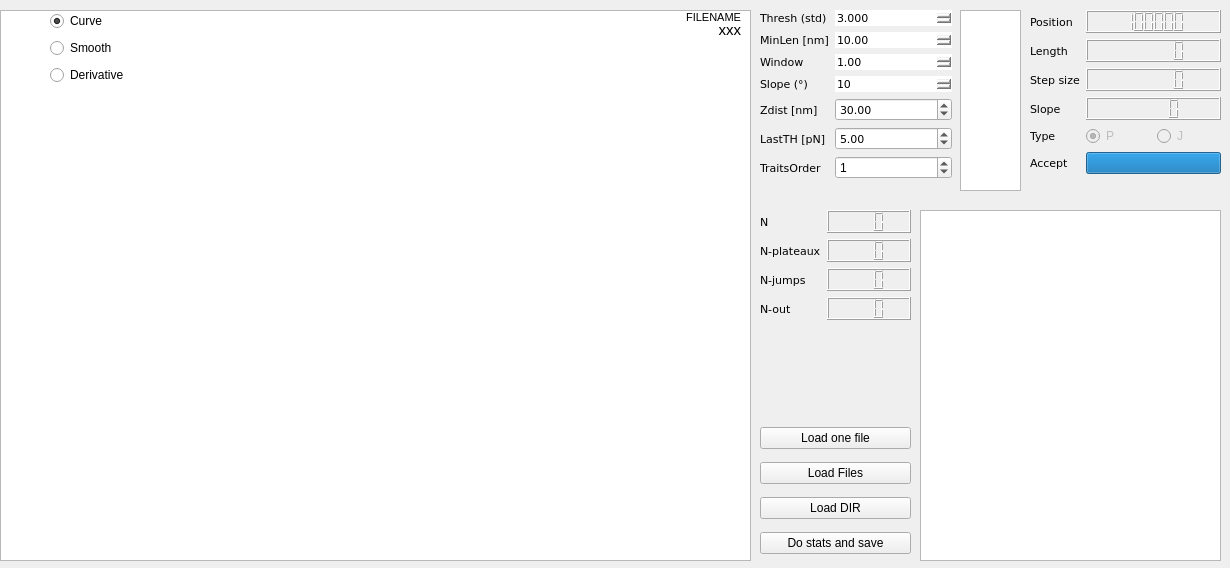
<?xml version="1.0" encoding="UTF-8"?>
<ui version="4.0">
 <class>facewindow</class>
 <widget class="QMainWindow" name="facewindow">
  <property name="geometry">
   <rect>
    <x>0</x>
    <y>0</y>
    <width>1230</width>
    <height>568</height>
   </rect>
  </property>
  <property name="windowTitle">
   <string>MainWindow</string>
  </property>
  <property name="windowIcon">
   <iconset>
    <normaloff>../../../../git/SiMPlE/smfsmanager/D_mica.png</normaloff>../../../../git/SiMPlE/smfsmanager/D_mica.png</iconset>
  </property>
  <widget class="QWidget" name="centralwidget">
   <widget class="PlotWidget" name="grafo">
    <property name="geometry">
     <rect>
      <x>0</x>
      <y>10</y>
      <width>751</width>
      <height>551</height>
     </rect>
    </property>
    <property name="toolTip">
     <string/>
    </property>
    <property name="statusTip">
     <string/>
    </property>
    <property name="whatsThis">
     <string/>
    </property>
   </widget>
   <widget class="QLabel" name="labFilename">
    <property name="geometry">
     <rect>
      <x>480</x>
      <y>10</y>
      <width>261</width>
      <height>16</height>
     </rect>
    </property>
    <property name="text">
     <string>&lt;!DOCTYPE HTML PUBLIC &quot;-//W3C//DTD HTML 4.0//EN&quot; &quot;http://www.w3.org/TR/REC-html40/strict.dtd&quot;&gt;
&lt;html&gt;&lt;head&gt;&lt;meta name=&quot;qrichtext&quot; content=&quot;1&quot; /&gt;&lt;style type=&quot;text/css&quot;&gt;
p, li { white-space: pre-wrap; }
&lt;/style&gt;&lt;/head&gt;&lt;body style=&quot; font-family:'Ubuntu'; font-size:11pt; font-weight:400; font-style:normal;&quot;&gt;
&lt;p style=&quot; margin-top:0px; margin-bottom:0px; margin-left:0px; margin-right:0px; -qt-block-indent:0; text-indent:0px;&quot;&gt;&lt;span style=&quot; font-size:8pt;&quot;&gt;FILENAME&lt;/span&gt;&lt;/p&gt;&lt;/body&gt;&lt;/html&gt;</string>
    </property>
    <property name="alignment">
     <set>Qt::AlignRight|Qt::AlignTrailing|Qt::AlignVCenter</set>
    </property>
   </widget>
   <widget class="QLabel" name="labDetails">
    <property name="geometry">
     <rect>
      <x>0</x>
      <y>20</y>
      <width>741</width>
      <height>20</height>
     </rect>
    </property>
    <property name="text">
     <string>&lt;!DOCTYPE HTML PUBLIC &quot;-//W3C//DTD HTML 4.0//EN&quot; &quot;http://www.w3.org/TR/REC-html40/strict.dtd&quot;&gt;
&lt;html&gt;&lt;head&gt;&lt;meta name=&quot;qrichtext&quot; content=&quot;1&quot; /&gt;&lt;style type=&quot;text/css&quot;&gt;
p, li { white-space: pre-wrap; }
&lt;/style&gt;&lt;/head&gt;&lt;body style=&quot; font-family:'Ubuntu'; font-size:11pt; font-weight:400; font-style:normal;&quot;&gt;
&lt;p style=&quot; margin-top:0px; margin-bottom:0px; margin-left:0px; margin-right:0px; -qt-block-indent:0; text-indent:0px;&quot;&gt;xxx&lt;/p&gt;&lt;/body&gt;&lt;/html&gt;</string>
    </property>
    <property name="alignment">
     <set>Qt::AlignRight|Qt::AlignTrailing|Qt::AlignVCenter</set>
    </property>
   </widget>
   <widget class="QWidget" name="formLayoutWidget">
    <property name="geometry">
     <rect>
      <x>760</x>
      <y>10</y>
      <width>192</width>
      <height>191</height>
     </rect>
    </property>
    <layout class="QFormLayout" name="formLayout">
     <property name="fieldGrowthPolicy">
      <enum>QFormLayout::AllNonFixedFieldsGrow</enum>
     </property>
     <item row="0" column="0">
      <widget class="QLabel" name="label">
       <property name="font">
        <font>
         <family>Verdana</family>
         <pointsize>8</pointsize>
        </font>
       </property>
       <property name="styleSheet">
        <string notr="true">border: none;</string>
       </property>
       <property name="text">
        <string>Thresh (std)</string>
       </property>
       <property name="textFormat">
        <enum>Qt::AutoText</enum>
       </property>
      </widget>
     </item>
     <item row="0" column="1">
      <widget class="QDoubleSpinBox" name="s_mth">
       <property name="font">
        <font>
         <family>Verdana</family>
         <pointsize>8</pointsize>
        </font>
       </property>
       <property name="styleSheet">
        <string notr="true">border: none;</string>
       </property>
       <property name="decimals">
        <number>3</number>
       </property>
       <property name="maximum">
        <double>1000.000000000000000</double>
       </property>
       <property name="singleStep">
        <double>0.100000000000000</double>
       </property>
       <property name="value">
        <double>3.000000000000000</double>
       </property>
      </widget>
     </item>
     <item row="1" column="0">
      <widget class="QLabel" name="label_2">
       <property name="font">
        <font>
         <family>Verdana</family>
         <pointsize>8</pointsize>
        </font>
       </property>
       <property name="styleSheet">
        <string notr="true">border: none;</string>
       </property>
       <property name="text">
        <string>MinLen [nm]</string>
       </property>
       <property name="textFormat">
        <enum>Qt::AutoText</enum>
       </property>
      </widget>
     </item>
     <item row="1" column="1">
      <widget class="QDoubleSpinBox" name="s_vth">
       <property name="font">
        <font>
         <family>Verdana</family>
         <pointsize>8</pointsize>
        </font>
       </property>
       <property name="styleSheet">
        <string notr="true">border: none;</string>
       </property>
       <property name="maximum">
        <double>9999.000000000000000</double>
       </property>
       <property name="singleStep">
        <double>0.100000000000000</double>
       </property>
       <property name="value">
        <double>10.000000000000000</double>
       </property>
      </widget>
     </item>
     <item row="2" column="0">
      <widget class="QLabel" name="label_3">
       <property name="font">
        <font>
         <family>Verdana</family>
         <pointsize>8</pointsize>
        </font>
       </property>
       <property name="styleSheet">
        <string notr="true">border: none;</string>
       </property>
       <property name="text">
        <string>Window</string>
       </property>
       <property name="textFormat">
        <enum>Qt::AutoText</enum>
       </property>
      </widget>
     </item>
     <item row="2" column="1">
      <widget class="QDoubleSpinBox" name="sg_fw">
       <property name="font">
        <font>
         <family>Verdana</family>
         <pointsize>8</pointsize>
        </font>
       </property>
       <property name="styleSheet">
        <string notr="true">border: none;</string>
       </property>
       <property name="minimum">
        <double>0.010000000000000</double>
       </property>
       <property name="maximum">
        <double>99.989999999999995</double>
       </property>
       <property name="singleStep">
        <double>0.100000000000000</double>
       </property>
       <property name="value">
        <double>1.000000000000000</double>
       </property>
      </widget>
     </item>
     <item row="3" column="0">
      <widget class="QLabel" name="label_4">
       <property name="font">
        <font>
         <family>Verdana</family>
         <pointsize>8</pointsize>
        </font>
       </property>
       <property name="styleSheet">
        <string notr="true">border: none;</string>
       </property>
       <property name="text">
        <string>Slope (°)</string>
       </property>
       <property name="textFormat">
        <enum>Qt::AutoText</enum>
       </property>
      </widget>
     </item>
     <item row="3" column="1">
      <widget class="QSpinBox" name="sg_mm">
       <property name="font">
        <font>
         <family>Verdana</family>
         <pointsize>8</pointsize>
        </font>
       </property>
       <property name="styleSheet">
        <string notr="true">border: none;</string>
       </property>
       <property name="minimum">
        <number>0</number>
       </property>
       <property name="maximum">
        <number>90</number>
       </property>
       <property name="value">
        <number>10</number>
       </property>
      </widget>
     </item>
     <item row="4" column="0">
      <widget class="QLabel" name="label_5">
       <property name="font">
        <font>
         <family>Verdana</family>
         <pointsize>8</pointsize>
         <kerning>true</kerning>
        </font>
       </property>
       <property name="styleSheet">
        <string notr="true">border: none;</string>
       </property>
       <property name="frameShape">
        <enum>QFrame::NoFrame</enum>
       </property>
       <property name="lineWidth">
        <number>1</number>
       </property>
       <property name="text">
        <string>Zdist [nm]</string>
       </property>
       <property name="textFormat">
        <enum>Qt::AutoText</enum>
       </property>
      </widget>
     </item>
     <item row="4" column="1">
      <widget class="QDoubleSpinBox" name="plath">
       <property name="font">
        <font>
         <family>Verdana</family>
         <pointsize>8</pointsize>
        </font>
       </property>
       <property name="minimum">
        <double>-100000.000000000000000</double>
       </property>
       <property name="maximum">
        <double>100000.000000000000000</double>
       </property>
       <property name="value">
        <double>30.000000000000000</double>
       </property>
      </widget>
     </item>
     <item row="5" column="0">
      <widget class="QLabel" name="label_6">
       <property name="font">
        <font>
         <family>Verdana</family>
         <pointsize>8</pointsize>
        </font>
       </property>
       <property name="styleSheet">
        <string notr="true">border: none;</string>
       </property>
       <property name="lineWidth">
        <number>1</number>
       </property>
       <property name="text">
        <string>LastTH [pN]</string>
       </property>
       <property name="textFormat">
        <enum>Qt::AutoText</enum>
       </property>
      </widget>
     </item>
     <item row="5" column="1">
      <widget class="QDoubleSpinBox" name="lasth">
       <property name="font">
        <font>
         <family>Verdana</family>
         <pointsize>8</pointsize>
        </font>
       </property>
       <property name="maximum">
        <double>1000.000000000000000</double>
       </property>
       <property name="value">
        <double>5.000000000000000</double>
       </property>
      </widget>
     </item>
     <item row="6" column="0">
      <widget class="QLabel" name="label_7">
       <property name="font">
        <font>
         <family>Verdana</family>
         <pointsize>8</pointsize>
        </font>
       </property>
       <property name="styleSheet">
        <string notr="true">border: none;</string>
       </property>
       <property name="lineWidth">
        <number>1</number>
       </property>
       <property name="text">
        <string>TraitsOrder</string>
       </property>
       <property name="textFormat">
        <enum>Qt::AutoText</enum>
       </property>
      </widget>
     </item>
     <item row="6" column="1">
      <widget class="QSpinBox" name="derorder">
       <property name="maximum">
        <number>10</number>
       </property>
       <property name="value">
        <number>1</number>
       </property>
      </widget>
     </item>
    </layout>
   </widget>
   <widget class="QWidget" name="layoutWidget">
    <property name="geometry">
     <rect>
      <x>50</x>
      <y>10</y>
      <width>102</width>
      <height>76</height>
     </rect>
    </property>
    <layout class="QVBoxLayout" name="verticalLayout_2">
     <item>
      <widget class="QRadioButton" name="radio_view">
       <property name="text">
        <string>Curve</string>
       </property>
       <property name="checked">
        <bool>true</bool>
       </property>
      </widget>
     </item>
     <item>
      <widget class="QRadioButton" name="radio_smooth">
       <property name="text">
        <string>Smooth</string>
       </property>
      </widget>
     </item>
     <item>
      <widget class="QRadioButton" name="radio_deriv">
       <property name="text">
        <string>Derivative</string>
       </property>
      </widget>
     </item>
    </layout>
   </widget>
   <widget class="QWidget" name="formLayoutWidget_2">
    <property name="geometry">
     <rect>
      <x>760</x>
      <y>210</y>
      <width>151</width>
      <height>115</height>
     </rect>
    </property>
    <layout class="QFormLayout" name="formLayout_2">
     <property name="fieldGrowthPolicy">
      <enum>QFormLayout::AllNonFixedFieldsGrow</enum>
     </property>
     <item row="0" column="0">
      <widget class="QLabel" name="label_8">
       <property name="font">
        <font>
         <family>Verdana</family>
         <pointsize>8</pointsize>
        </font>
       </property>
       <property name="styleSheet">
        <string notr="true">border: none;</string>
       </property>
       <property name="text">
        <string>N</string>
       </property>
       <property name="textFormat">
        <enum>Qt::AutoText</enum>
       </property>
      </widget>
     </item>
     <item row="0" column="1">
      <widget class="QLCDNumber" name="lcd_N">
       <property name="numDigits">
        <number>3</number>
       </property>
      </widget>
     </item>
     <item row="1" column="0">
      <widget class="QLabel" name="label_9">
       <property name="font">
        <font>
         <family>Verdana</family>
         <pointsize>8</pointsize>
        </font>
       </property>
       <property name="styleSheet">
        <string notr="true">border: none;</string>
       </property>
       <property name="text">
        <string>N-plateaux</string>
       </property>
       <property name="textFormat">
        <enum>Qt::AutoText</enum>
       </property>
      </widget>
     </item>
     <item row="1" column="1">
      <widget class="QLCDNumber" name="lcd_Np">
       <property name="numDigits">
        <number>3</number>
       </property>
      </widget>
     </item>
     <item row="2" column="0">
      <widget class="QLabel" name="label_10">
       <property name="font">
        <font>
         <family>Verdana</family>
         <pointsize>8</pointsize>
        </font>
       </property>
       <property name="styleSheet">
        <string notr="true">border: none;</string>
       </property>
       <property name="text">
        <string>N-jumps</string>
       </property>
       <property name="textFormat">
        <enum>Qt::AutoText</enum>
       </property>
      </widget>
     </item>
     <item row="2" column="1">
      <widget class="QLCDNumber" name="lcd_Nj">
       <property name="numDigits">
        <number>3</number>
       </property>
      </widget>
     </item>
     <item row="3" column="0">
      <widget class="QLabel" name="label_11">
       <property name="font">
        <font>
         <family>Verdana</family>
         <pointsize>8</pointsize>
        </font>
       </property>
       <property name="styleSheet">
        <string notr="true">border: none;</string>
       </property>
       <property name="text">
        <string>N-out</string>
       </property>
       <property name="textFormat">
        <enum>Qt::AutoText</enum>
       </property>
      </widget>
     </item>
     <item row="3" column="1">
      <widget class="QLCDNumber" name="lcd_Nblue">
       <property name="numDigits">
        <number>3</number>
       </property>
      </widget>
     </item>
    </layout>
   </widget>
   <widget class="QListWidget" name="pjlist">
    <property name="geometry">
     <rect>
      <x>960</x>
      <y>10</y>
      <width>61</width>
      <height>181</height>
     </rect>
    </property>
    <property name="font">
     <font>
      <family>Verdana</family>
      <pointsize>8</pointsize>
     </font>
    </property>
    <property name="styleSheet">
     <string notr="true"/>
    </property>
   </widget>
   <widget class="QWidget" name="formLayoutWidget_3">
    <property name="geometry">
     <rect>
      <x>1030</x>
      <y>10</y>
      <width>191</width>
      <height>181</height>
     </rect>
    </property>
    <layout class="QFormLayout" name="formLayout_3">
     <property name="fieldGrowthPolicy">
      <enum>QFormLayout::AllNonFixedFieldsGrow</enum>
     </property>
     <item row="0" column="0">
      <widget class="QLabel" name="sslabel">
       <property name="font">
        <font>
         <family>Verdana</family>
         <pointsize>8</pointsize>
        </font>
       </property>
       <property name="styleSheet">
        <string notr="true">border: none;</string>
       </property>
       <property name="text">
        <string>Position</string>
       </property>
       <property name="textFormat">
        <enum>Qt::AutoText</enum>
       </property>
      </widget>
     </item>
     <item row="0" column="1">
      <widget class="QLCDNumber" name="lcd_Tposition">
       <property name="numDigits">
        <number>6</number>
       </property>
       <property name="value" stdset="0">
        <double>100000.000000000000000</double>
       </property>
      </widget>
     </item>
     <item row="1" column="0">
      <widget class="QLabel" name="label_14">
       <property name="font">
        <font>
         <family>Verdana</family>
         <pointsize>8</pointsize>
        </font>
       </property>
       <property name="styleSheet">
        <string notr="true">border: none;</string>
       </property>
       <property name="text">
        <string>Length</string>
       </property>
       <property name="textFormat">
        <enum>Qt::AutoText</enum>
       </property>
      </widget>
     </item>
     <item row="1" column="1">
      <widget class="QLCDNumber" name="lcd_Tlength">
       <property name="numDigits">
        <number>6</number>
       </property>
      </widget>
     </item>
     <item row="2" column="0">
      <widget class="QLabel" name="label_15">
       <property name="font">
        <font>
         <family>Verdana</family>
         <pointsize>8</pointsize>
        </font>
       </property>
       <property name="styleSheet">
        <string notr="true">border: none;</string>
       </property>
       <property name="text">
        <string>Step size</string>
       </property>
       <property name="textFormat">
        <enum>Qt::AutoText</enum>
       </property>
      </widget>
     </item>
     <item row="2" column="1">
      <widget class="QLCDNumber" name="lcd_Tstep">
       <property name="numDigits">
        <number>6</number>
       </property>
      </widget>
     </item>
     <item row="3" column="0">
      <widget class="QLabel" name="label_16">
       <property name="font">
        <font>
         <family>Verdana</family>
         <pointsize>8</pointsize>
        </font>
       </property>
       <property name="styleSheet">
        <string notr="true">border: none;</string>
       </property>
       <property name="text">
        <string>Slope</string>
       </property>
       <property name="textFormat">
        <enum>Qt::AutoText</enum>
       </property>
      </widget>
     </item>
     <item row="3" column="1">
      <widget class="QLCDNumber" name="lcd_Tslope">
       <property name="numDigits">
        <number>5</number>
       </property>
      </widget>
     </item>
     <item row="4" column="0">
      <widget class="QLabel" name="label_17">
       <property name="font">
        <font>
         <family>Verdana</family>
         <pointsize>8</pointsize>
        </font>
       </property>
       <property name="styleSheet">
        <string notr="true">border: none;</string>
       </property>
       <property name="text">
        <string>Type</string>
       </property>
       <property name="textFormat">
        <enum>Qt::AutoText</enum>
       </property>
      </widget>
     </item>
     <item row="4" column="1">
      <layout class="QHBoxLayout" name="horizontalLayout_2">
       <item>
        <widget class="QRadioButton" name="pj_p">
         <property name="enabled">
          <bool>false</bool>
         </property>
         <property name="text">
          <string>P</string>
         </property>
         <property name="checkable">
          <bool>true</bool>
         </property>
         <property name="checked">
          <bool>true</bool>
         </property>
        </widget>
       </item>
       <item>
        <widget class="QRadioButton" name="pj_j">
         <property name="enabled">
          <bool>false</bool>
         </property>
         <property name="text">
          <string>J</string>
         </property>
        </widget>
       </item>
      </layout>
     </item>
     <item row="5" column="0">
      <widget class="QLabel" name="sslabel_2">
       <property name="font">
        <font>
         <family>Verdana</family>
         <pointsize>8</pointsize>
        </font>
       </property>
       <property name="styleSheet">
        <string notr="true">border: none;</string>
       </property>
       <property name="text">
        <string>Accept</string>
       </property>
       <property name="textFormat">
        <enum>Qt::AutoText</enum>
       </property>
      </widget>
     </item>
     <item row="5" column="1">
      <widget class="QProgressBar" name="fil_io">
       <property name="maximum">
        <number>1</number>
       </property>
       <property name="value">
        <number>1</number>
       </property>
       <property name="textVisible">
        <bool>false</bool>
       </property>
      </widget>
     </item>
    </layout>
   </widget>
   <widget class="QWidget" name="verticalLayoutWidget">
    <property name="geometry">
     <rect>
      <x>760</x>
      <y>420</y>
      <width>151</width>
      <height>141</height>
     </rect>
    </property>
    <layout class="QVBoxLayout" name="verticalLayout">
     <item>
      <widget class="QPushButton" name="bAddFile">
       <property name="text">
        <string>Load one file</string>
       </property>
      </widget>
     </item>
     <item>
      <widget class="QPushButton" name="bAddFiles">
       <property name="text">
        <string>Load Files</string>
       </property>
      </widget>
     </item>
     <item>
      <widget class="QPushButton" name="bAddDir">
       <property name="text">
        <string>Load DIR</string>
       </property>
      </widget>
     </item>
     <item>
      <widget class="QPushButton" name="pushButton_4">
       <property name="text">
        <string>Do stats and save</string>
       </property>
      </widget>
     </item>
    </layout>
   </widget>
   <widget class="QListWidget" name="mainlist">
    <property name="geometry">
     <rect>
      <x>920</x>
      <y>210</y>
      <width>301</width>
      <height>351</height>
     </rect>
    </property>
    <property name="font">
     <font>
      <family>Verdana</family>
      <pointsize>8</pointsize>
     </font>
    </property>
   </widget>
  </widget>
 </widget>
 <customwidgets>
  <customwidget>
   <class>PlotWidget</class>
   <extends>QGraphicsView</extends>
   <header>pyqtgraph.h</header>
  </customwidget>
 </customwidgets>
 <resources/>
 <connections/>
 <slots>
  <slot>test(int)</slot>
  <slot>test()</slot>
  <slot>plotImage()</slot>
  <slot>viewCurve()</slot>
  <slot>goToCurve(int)</slot>
  <slot>moveJumping()</slot>
  <slot>moveJumping(int)</slot>
  <slot>addDirectory()</slot>
  <slot>addFiles()</slot>
  <slot>switchColor()</slot>
  <slot>saveCurves()</slot>
  <slot>processNext()</slot>
  <slot>savePeaks()</slot>
  <slot>refreshCurve()</slot>
 </slots>
 <buttongroups>
  <buttongroup name="buttonGroup"/>
 </buttongroups>
</ui>
